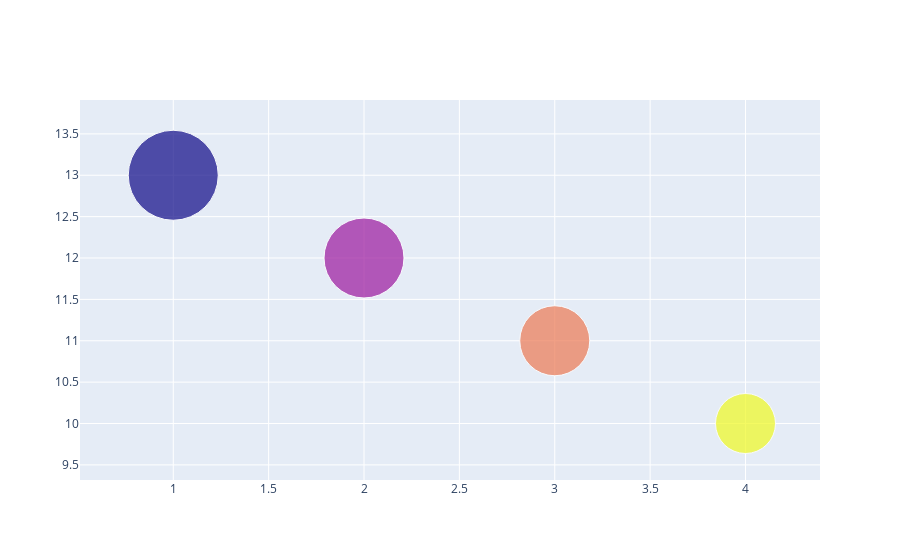

This figure's notebook cell:
### Code cell
import plotly.graph_objects as go
fig = go.Figure(data = go.Scatter(
    x = [1,2,3,4],
    y=[13,12,11,10],
    mode = 'markers',
    marker = dict(size=[90,80,70,60], color = [0,1,2,3]),
    hovertemplate="R$ %{y} - %{marker.size}"
))
fig.show()

### Figure 1 — Plotly figure (JSON) as saved in the notebook; plotly's stock layout.template omitted (floating-point values rounded to 4 significant figures)
{"data": [{"hovertemplate": "R$ %{y} - %{marker.size}", "marker": {"color": [0, 1, 2, 3], "size": [90, 80, 70, 60]}, "mode": "markers", "type": "scatter", "x": [1, 2, 3, 4], "y": [13, 12, 11, 10]}], "layout": {}}
